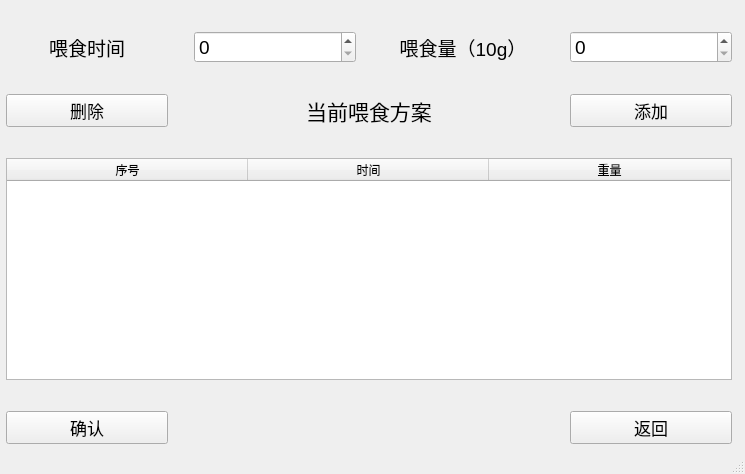
<?xml version="1.0" encoding="UTF-8"?>
<ui version="4.0">
 <class>MainWindow</class>
 <widget class="QMainWindow" name="MainWindow">
  <property name="geometry">
   <rect>
    <x>0</x>
    <y>0</y>
    <width>745</width>
    <height>474</height>
   </rect>
  </property>
  <property name="windowTitle">
   <string>喂食方案设定</string>
  </property>
  <property name="windowOpacity">
   <double>1.000000000000000</double>
  </property>
  <property name="autoFillBackground">
   <bool>false</bool>
  </property>
  <property name="styleSheet">
   <string notr="true"/>
  </property>
  <widget class="QWidget" name="centralwidget">
   <widget class="QWidget" name="gridLayoutWidget">
    <property name="geometry">
     <rect>
      <x>0</x>
      <y>10</y>
      <width>741</width>
      <height>441</height>
     </rect>
    </property>
    <layout class="QGridLayout" name="gridLayout">
     <property name="leftMargin">
      <number>6</number>
     </property>
     <property name="topMargin">
      <number>21</number>
     </property>
     <property name="rightMargin">
      <number>9</number>
     </property>
     <property name="bottomMargin">
      <number>7</number>
     </property>
     <property name="horizontalSpacing">
      <number>26</number>
     </property>
     <property name="verticalSpacing">
      <number>31</number>
     </property>
     <item row="1" column="0">
      <widget class="QPushButton" name="PB_del">
       <property name="font">
        <font>
         <pointsize>13</pointsize>
        </font>
       </property>
       <property name="cursor">
        <cursorShape>PointingHandCursor</cursorShape>
       </property>
       <property name="text">
        <string>删除</string>
       </property>
      </widget>
     </item>
     <item row="0" column="1">
      <widget class="QSpinBox" name="SB_feed_time">
       <property name="font">
        <font>
         <pointsize>14</pointsize>
        </font>
       </property>
       <property name="cursor">
        <cursorShape>PointingHandCursor</cursorShape>
       </property>
       <property name="maximum">
        <number>23</number>
       </property>
      </widget>
     </item>
     <item row="0" column="3">
      <widget class="QSpinBox" name="SB_feed_weight">
       <property name="font">
        <font>
         <pointsize>14</pointsize>
        </font>
       </property>
       <property name="cursor">
        <cursorShape>PointingHandCursor</cursorShape>
       </property>
       <property name="maximum">
        <number>255</number>
       </property>
      </widget>
     </item>
     <item row="0" column="2">
      <widget class="QLabel" name="label_2">
       <property name="font">
        <font>
         <pointsize>14</pointsize>
        </font>
       </property>
       <property name="text">
        <string>喂食量（10g）</string>
       </property>
       <property name="alignment">
        <set>Qt::AlignCenter</set>
       </property>
      </widget>
     </item>
     <item row="0" column="0">
      <widget class="QLabel" name="label">
       <property name="font">
        <font>
         <pointsize>14</pointsize>
        </font>
       </property>
       <property name="text">
        <string>喂食时间</string>
       </property>
       <property name="alignment">
        <set>Qt::AlignCenter</set>
       </property>
      </widget>
     </item>
     <item row="1" column="1" colspan="2">
      <widget class="QLabel" name="label_3">
       <property name="font">
        <font>
         <pointsize>16</pointsize>
        </font>
       </property>
       <property name="text">
        <string>当前喂食方案</string>
       </property>
       <property name="alignment">
        <set>Qt::AlignCenter</set>
       </property>
      </widget>
     </item>
     <item row="3" column="0">
      <widget class="QPushButton" name="PB_conf">
       <property name="font">
        <font>
         <pointsize>13</pointsize>
        </font>
       </property>
       <property name="cursor">
        <cursorShape>PointingHandCursor</cursorShape>
       </property>
       <property name="styleSheet">
        <string notr="true">background-image: url(:/pic/bg.png);</string>
       </property>
       <property name="text">
        <string>确认</string>
       </property>
      </widget>
     </item>
     <item row="1" column="3">
      <widget class="QPushButton" name="PB_add">
       <property name="font">
        <font>
         <pointsize>13</pointsize>
        </font>
       </property>
       <property name="cursor">
        <cursorShape>PointingHandCursor</cursorShape>
       </property>
       <property name="text">
        <string>添加</string>
       </property>
      </widget>
     </item>
     <item row="3" column="3">
      <widget class="QPushButton" name="PB_back">
       <property name="font">
        <font>
         <pointsize>13</pointsize>
        </font>
       </property>
       <property name="cursor">
        <cursorShape>PointingHandCursor</cursorShape>
       </property>
       <property name="styleSheet">
        <string notr="true">background-image: url(:/pic/bg.png);</string>
       </property>
       <property name="text">
        <string>返回</string>
       </property>
      </widget>
     </item>
     <item row="2" column="0" colspan="4">
      <widget class="QTableWidget" name="TB_plan">
       <attribute name="horizontalHeaderDefaultSectionSize">
        <number>241</number>
       </attribute>
       <column>
        <property name="text">
         <string>序号</string>
        </property>
       </column>
       <column>
        <property name="text">
         <string>时间</string>
        </property>
       </column>
       <column>
        <property name="text">
         <string>重量</string>
        </property>
       </column>
      </widget>
     </item>
    </layout>
   </widget>
  </widget>
  <widget class="QStatusBar" name="statusbar"/>
 </widget>
 <resources>
  <include location="bg.jpg"/>
 </resources>
 <connections/>
</ui>
